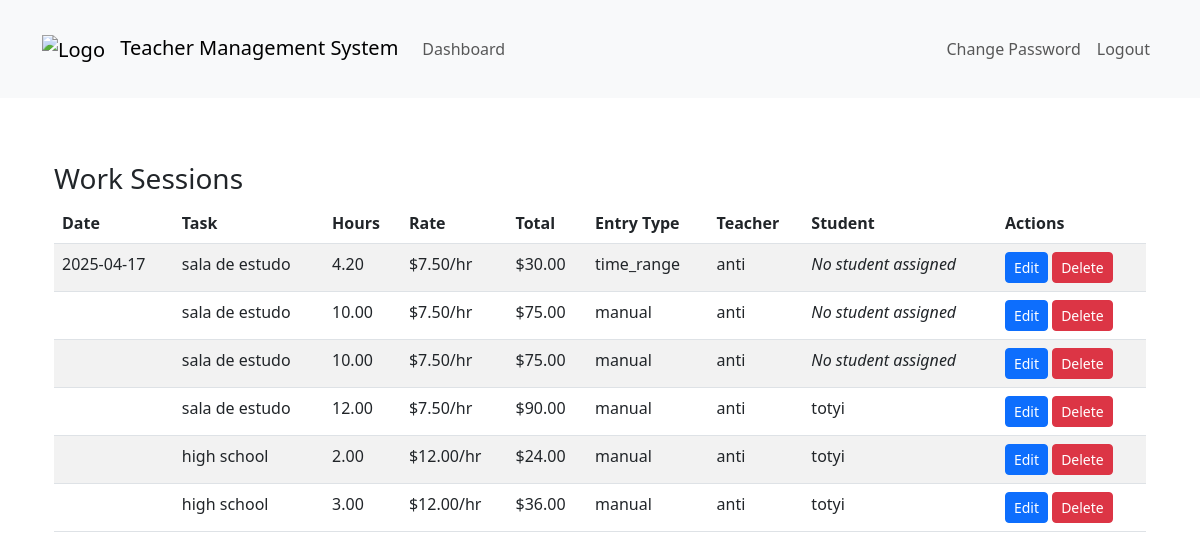
/dashboard/dashboard/superuser/work-sessions/ (signed in), run on the app's committed database.
### teachers_app/models.py (models this page shows, shortened)
class WorkSession(models.Model):
    ENTRY_TYPE_CHOICES = [
        ('manual', 'Manual Hours Input'),
        ('clock', 'Clock In/Out'),
        ('time_range', 'Time Range'),
    ]
    teacher = models.ForeignKey(Teacher, on_delete=models.CASCADE)
    task = models.ForeignKey(Task, on_delete=models.CASCADE)
    entry_type = models.CharField(max_length=10, choices=ENTRY_TYPE_CHOICES)
    hourly_rate = models.DecimalField(max_digits=10, decimal_places=2, null=True, blank=True)  # Store the hourly rate at creation time
    stored_hours = models.DecimalField(max_digits=10, decimal_places=2, null=True, blank=True)  # Store the hours at creation time
    is_deleted = models.BooleanField(default=False)
    deleted_at = models.DateTimeField(null=True, blank=True)
    student = models.ForeignKey(
    Student,
    on_delete=models.SET_NULL,
    null=True,    # Makes it nullable in the DB
    blank=True    # Allows blank in forms
)
    manual_hours = models.DecimalField(max_digits=5, decimal_places=2, null=True, blank=True)
    clock_in = models.DateTimeField(null=True, blank=True)
    clock_out = models.DateTimeField(null=True, blank=True)
    start_time = models.DateTimeField(null=True, blank=True)
    end_time = models.DateTimeField(null=True, blank=True)
    created_at = models.DateTimeField(auto_now_add=True)
    total_amount = models.DecimalField(max_digits=10, decimal_places=2, null=True, blank=True)
    def calculated_hours(self):
        if self.entry_type == 'manual' and self.manual_hours:
            return self.manual_hours
        elif self.entry_type == 'clock' and self.clock_in and self.clock_out:
            duration = self.clock_out - self.clock_in
            return duration.total_seconds() / 3600  # Return hours
        elif self.entry_type == 'time_range' and self.start_time and self.end_time:
            duration = self.end_time - self.start_time
            return duration.total_seconds() / 3600  # Return hours
        return None  # Return None if no valid data

class Task(models.Model):
    name = models.CharField(max_length=200)
    description = models.TextField(blank=True, null=True)
    duration = models.DurationField(null=True, blank=True)
    price = models.DecimalField(max_digits=10, decimal_places=2, default=0.00)
    hourly_rate = models.DecimalField(max_digits=10, decimal_places=2)
    created_at = models.DateTimeField(auto_now_add=True)
    updated_at = models.DateTimeField(auto_now=True)
    is_active = models.BooleanField(default=True)

class Teacher(models.Model):
    user = models.OneToOneField(CustomUser, on_delete=models.CASCADE)
    subjects = models.CharField(max_length=200, blank=True, help_text="Optional: List of subjects taught")

class CustomUser(AbstractUser):
    is_student   = models.BooleanField(default=False)
    is_teacher = models.BooleanField(default=False)
    is_inspector = models.BooleanField(default=False)

class Student(models.Model):
    user = models.OneToOneField(settings.AUTH_USER_MODEL, on_delete=models.CASCADE)
    phone = models.CharField(max_length=20, blank=True, null=True)
    is_active = models.BooleanField(default=True)
    def __str__(self):
        return self.user.username

### teachers_app/views.py (the view)
# urls.py: path('dashboard/superuser/work-sessions/', views.list_work_sessions, name='superuser_list_work_sessions'),
@login_required
@user_passes_test(lambda u: u.is_superuser)
def list_work_sessions(request):
    work_sessions = WorkSession.objects.select_related('task', 'teacher').order_by('-start_time')
    context = {
        'work_sessions': work_sessions
    }
    return render(request, 'superuser/list_work_sessions.html', context)

### templates/superuser/list_work_sessions.html (shortened to what this page needs)
{% extends 'base.html' %}
{% load static %}
{% block content %}
<div class="container">
    <h3>Work Sessions</h3>
    <div class="row">
        <div class="col-md-12">
            <table class="table table-striped">
                <thead>
                    <tr>
                        <th>Date</th>
                        <th>Task</th>
                        <th>Hours</th>
                        <th>Rate</th>
                        <th>Total</th>
                        <th>Entry Type</th>
                        <th>Teacher</th>
                        <th>Student</th>
                        <th>Actions</th>
                    </tr>
                </thead>
                <tbody>
                    {% for session in work_sessions %}
                    <tr>
                        <td>{{ session.start_time|date:"Y-m-d" }}</td>
                        <td>{{ session.task.name }}</td>
                        <td>{{ session.calculated_hours|floatformat:2 }}</td>
                        <td>${{ session.task.hourly_rate|floatformat:2 }}/hr</td>
                        <td>${{ session.total_amount|floatformat:2 }}</td>
                        <td>{{ session.entry_type }}</td>
                        <td>{{ session.teacher.user.username }}</td>
                        <td>{% if session.student %}{{ session.student }}{% else %}<em>No student assigned</em>{% endif %}</td>
                        <td>
                            <a href="{% url 'edit_work_session' session.id %}" class="btn btn-sm btn-primary">Edit</a>
                            <form method="post" action="{% url 'delete_work_session' session.id %}" style="display: inline;" onsubmit="return confirm('Are you sure you want to delete this work session?');">
                                <button type="submit" class="btn btn-sm btn-danger">Delete</button>
                            </form>
                        </td>
                    </tr>
                    {% empty %}
                    <tr>
                        <td colspan="9">No work sessions found.</td>
                    </tr>
                    {% endfor %}
                </tbody>
            </table>
        </div>
    </div>
</div>
{% endblock %}

### static/css/custom.css (style rules this page uses)
body { margin: 0; min-height: 100vh; background-size: cover; background-position: center; background-attachment: fixed; background-repeat: no-repeat; }
body::before { content: ""; position: fixed; top: 0; left: 0; width: 100%; height: 100%; z-index: -1; }
.container { padding-top: 20px; padding-bottom: 20px; }
.custom-bg { margin: 0; min-height: 100vh; background-image: url('/static/images/background.png'); background-size: cover; background-position: center; background-attachment: fixed; background-repeat: no-repeat; }

### data on the page
WorkSession: start_time "2025-04-17", task.name "sala de estudo", calculated_hours "4.20", task.hourly_rate "7.50", total_amount "30.00", entry_type "time_range", teacher.user.username "anti", shows "No student assigned"
WorkSession: task.name "sala de estudo", calculated_hours "10.00", task.hourly_rate "7.50", total_amount "75.00", entry_type "manual", teacher.user.username "anti", shows "No student assigned"
WorkSession: task.name "sala de estudo", calculated_hours "10.00", task.hourly_rate "7.50", total_amount "75.00", entry_type "manual", teacher.user.username "anti", shows "No student assigned"
WorkSession: task.name "sala de estudo", calculated_hours "12.00", task.hourly_rate "7.50", total_amount "90.00", entry_type "manual", teacher.user.username "anti", student "totyi"
WorkSession: task.name "high school", calculated_hours "2.00", task.hourly_rate "12.00", total_amount "24.00", entry_type "manual", teacher.user.username "anti", student "totyi"
WorkSession: task.name "high school", calculated_hours "3.00", task.hourly_rate "12.00", total_amount "36.00", entry_type "manual", teacher.user.username "anti", student "totyi"
